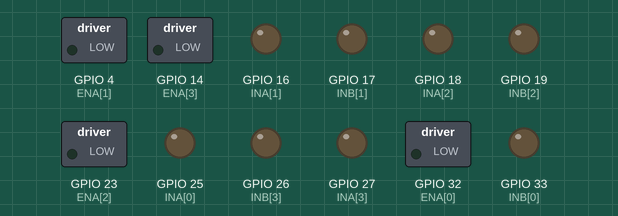
Bench run of a sketch on a simulated ESP32. On the bench: switched loads named in the sketch (green lamp = pin HIGH), output pins drawn as LEDs (lit = HIGH).

Above: at 0.0 s.
At 3.1 s:
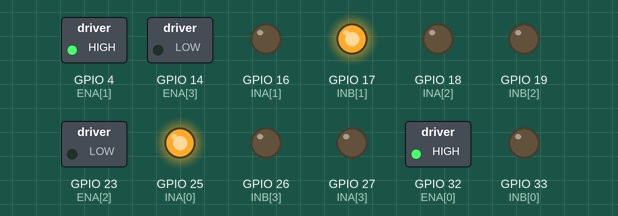
Timing chart, 0 to 4.6 s (numbered marks = the images above):
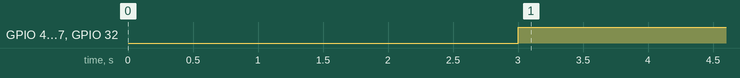

Measured:
- by itself, GPIO 4 (ENA[1]), GPIO 17 (INB[1]), GPIO 32 (ENA[0]): LOW → HIGH at 3.0 s

The sketch:

SourceCodeDay8EIRRG.ino
```cpp
//Pin motor, urutan: FL, FR, BL, BR
int ENA[4] = {32, 4, 23, 14}; //pin PWM
int INA[4] = {25, 16, 18, 27}; //IN maju
int INB[4] = {33, 17, 19, 26}; //pin mundur

//fungsi untuk menggerakkan motor dengan pwm
void motor(int i, int pwm) {
  pwm = constrain(pwm, -255, 255); // batas pwm agar tidak over
  digitalWrite(INA[i], pwm > 0); //maju
  digitalWrite(INB[i], pwm < 0); //mundur
  analogWrite(ENA[i], abs(pwm)); //nilai absolut agar tidak float(desimal)
}

//kinematika mecanum
//maju : + maju, -mundur
//geser ; + kanan, - kiri
//putar : + kanan, - kiri
void gerak(int y, int x, int z) {
  motor(0, y + x + z); // FL (Depan Kiri)
  motor(1, y - x - z); // FR (Depan Kanan)
  motor(2, y - x + z); // BL (Belakang Kiri)
  motor(3, y + x - z); // BR (Belakang Kanan)
}

void setup() {
  for (int i = 0; i < 4; i++) {
    pinMode(ENA[i], OUTPUT);
    pinMode(INA[i], OUTPUT);
    pinMode(INB[i], OUTPUT);
  }
  delay(3000);
}

void loop() {
  gerak(0, 200, 200); //maju
  delay(5000);
}
```
